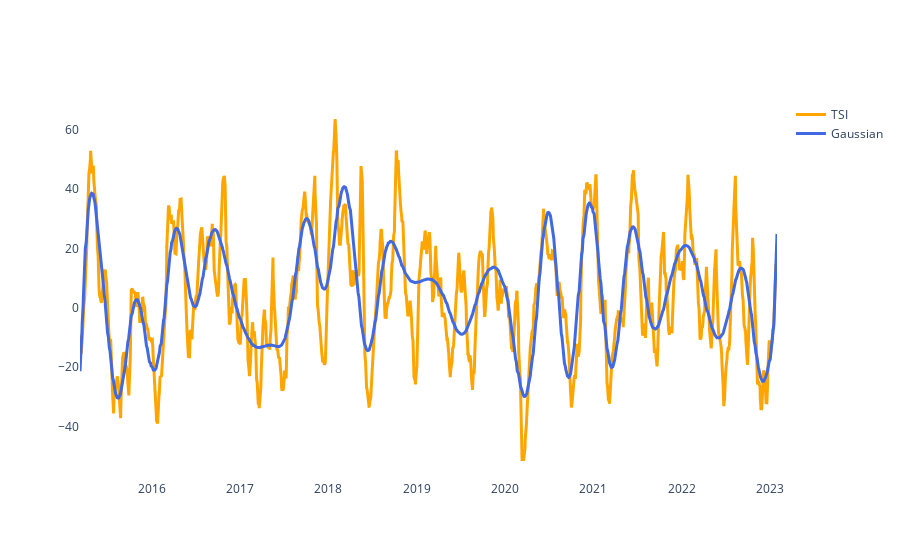

The notebook cell this image was saved under:
### Code cell
ticker="PETR3.SA"


base= Pegas_ultimos_dados(ticker)
base = base.tail(2000)

tsi = GetTsi(base,80,0.001)
tsi_np = tsi["tsi"].to_numpy()

tsi_np = tsi_np.reshape(1,len(tsi_np))

# operate smoothing
smoother = GaussianSmoother(n_knots=80, sigma=0.0035)
smoother.smooth(tsi_np)

# generate intervals
low, up = smoother.get_intervals('prediction_interval')


tsi_grafico = go.Figure()

tsi_grafico.add_trace(go.Scatter(
    x=tsi.index, 
    y=tsi["tsi"],
    mode='lines',
    name='TSI',
    line=dict(width=3,color="orange")))

tsi_grafico.add_trace(go.Scatter(
    x=tsi.index, 
    y=smoother.smooth_data[0],
    mode='lines',
    name='Gaussian',
    line=dict(width=3,color="royalblue")))


tsi_grafico.update_layout({
'plot_bgcolor': 'rgba(0, 0, 0, 0)',
'paper_bgcolor': 'rgba(0, 0, 0, 0)',
})

### Figure 1 — Plotly figure (JSON) as saved in the notebook; plotly's stock layout.template omitted (floating-point values rounded to 4 significant figures; data arrays with more than 128 entries replaced by an {"elided": "..."} marker saying what was removed)
{"data": [{"line": {"color": "orange", "width": 3}, "mode": "lines", "name": "TSI", "type": "scatter", "x": {"elided": "1963 str values"}, "y": {"elided": "1963 float values"}}, {"line": {"color": "royalblue", "width": 3}, "mode": "lines", "name": "Gaussian", "type": "scatter", "x": {"elided": "1963 str values"}, "y": {"elided": "1963 float values"}}], "layout": {"paper_bgcolor": "rgba(0, 0, 0, 0)", "plot_bgcolor": "rgba(0, 0, 0, 0)"}}
